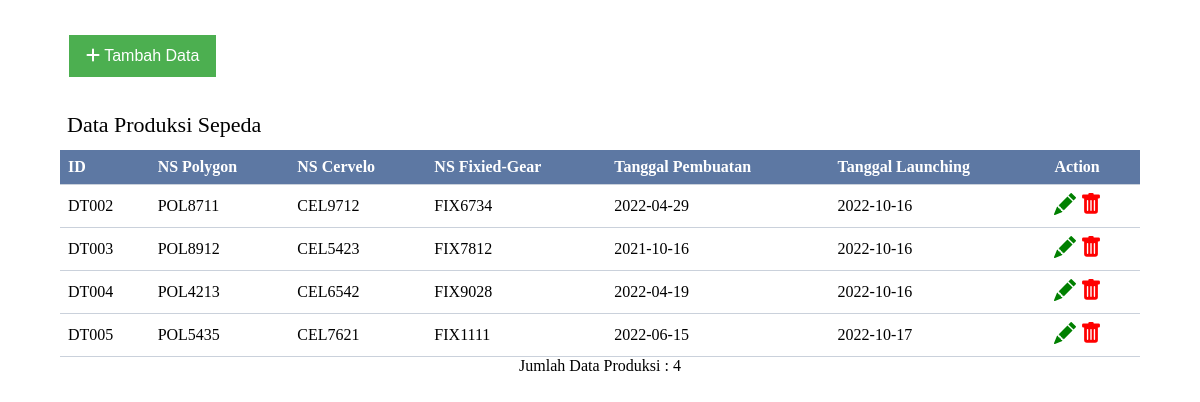
The page /data_sepeda/index.php on the database its author committed.
### tables this page shows
CREATE TABLE `tb_data` (
  `id_data` char(10) NOT NULL,
  `ns_polygon` char(10) NOT NULL,
  `ns_cervelo` char(10) NOT NULL,
  `ns_fixie` char(10) NOT NULL,
  `tanggal_buat` date NOT NULL,
  `tanggal_launch` date NOT NULL
);

### data_sepeda/lihat.php (the view, shortened to what this page needs)
<!DOCTYPE html>
<html lang="en">
<head>
</head>
<body>
    <a href="tambah.php"><button class="tambah" ><i class="fa-solid fa-plus"></i> Tambah Data</button></a>
    <p class="info">Data Produksi Sepeda</p>
    <table>
        <tr>
            <th>ID</th>
            <th>NS Polygon</th>
            <th>NS Cervelo</th>
            <th>NS Fixied-Gear</th>
            <th>Tanggal Pembuatan</th>
            <th>Tanggal Launching</th>
            <th>Action</th>
        </tr>
        <?php
        include "..\koneksi.php";
        $tampil = "SELECT * FROM tb_data";
        $query = $dbh->query($tampil);
        foreach ($query as $data ){
        ?>
        <tr>
            <td><?php echo $data ['id_data']?></td>
            <td><?php echo $data ['ns_polygon']?></td>
            <td><?php echo $data ['ns_cervelo']?></td>
            <td><?php echo $data ['ns_fixie']?></td>
            <td><?php echo $data ['tanggal_buat']?></td>
            <td><?php echo $data ['tanggal_launch']?></td>
            <td colspan='2'>
                <a class="ubah"  href="ubah.php?id_data=<?php echo $data ['id_data']?>" onclick="return confirm('Ingin Mengubah Data?');" role="button">
                </a>
                <a class="hapus" href="hapus.php?id_data=<?php echo $data ['id_data']?>" onclick="return confirm('Ingin Mengapus Data?');" role="button">
                </a>
            </td>
        </tr>
        <?php
		}
		?>
    </table>
        <?php
            $nRows = $dbh->query('select count(*) from tb_data')->fetchColumn();
		    echo "<p class=jumlahdata>Jumlah Data Produksi : $nRows </p>";
        ?>
</body>
</html>

### data_sepeda/lihat.php (style rules this page uses)
* { margin: 0; padding: 0; }
button { background-color: #4CAF50; border: 4px; color: white; padding: 12px 17px; text-align: center; text-decoration: none; display: inline-block; font-size: 16px; margin: 35px 69px; cursor: pointer; }
.info { color:black; font-size:22px; padding-left:67px; margin-bottom:12px; }
table { border-collapse: collapse; width: 90%; margin: auto; }
th, td { text-align: left; padding: 8px; border-bottom:1px solid #cad1db; }
th { background-color: #5d78a3; color: white; }
.ubah { height:24px; width:24px; text-decoration: none; color:green; }
.hapus { text-decoration: none; color:red; }
.jumlahdata { text-align:center; }

### rows shown on the page
tb_data: id_data "DT002", ns_polygon "POL8711", ns_cervelo "CEL9712", ns_fixie "FIX6734", tanggal_buat "2022-04-29", tanggal_launch "2022-10-16"
tb_data: id_data "DT003", ns_polygon "POL8912", ns_cervelo "CEL5423", ns_fixie "FIX7812", tanggal_buat "2021-10-16", tanggal_launch "2022-10-16"
tb_data: id_data "DT004", ns_polygon "POL4213", ns_cervelo "CEL6542", ns_fixie "FIX9028", tanggal_buat "2022-04-19", tanggal_launch "2022-10-16"
tb_data: id_data "DT005", ns_polygon "POL5435", ns_cervelo "CEL7621", ns_fixie "FIX1111", tanggal_buat "2022-06-15", tanggal_launch "2022-10-17"

### other values the page prints
$nRows "4"
